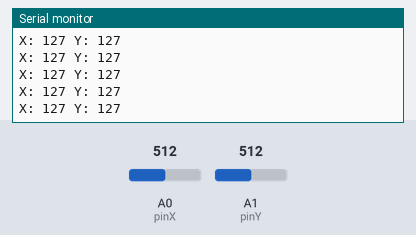
The sketch below on a simulated Arduino Uno, built with avr-gcc and run on an emulated ATmega328P. Parts: the last lines printed to the serial monitor. The test bench sets the inputs (shaded band); at power-on: A0 (pinX) = 512, A1 (pinY) = 512.

Above: at 1.2 s.
1.3 s: A0 (pinX) set to 716
At 1.58 s:
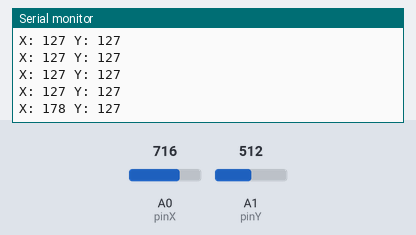
2.8 s: A1 (pinY) set to 716
At 2.8 s:
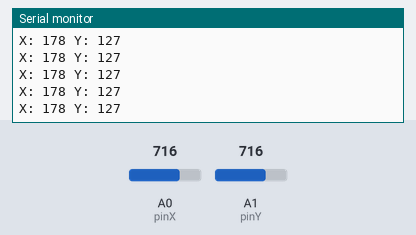
4.3 s: A0 (pinX) set to 900
At 4.42 s:
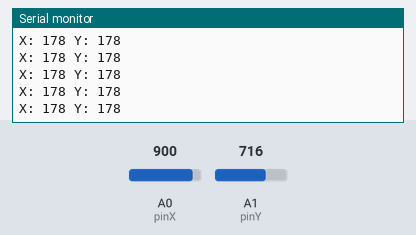
5.8 s: A1 (pinY) set to 900
At 5.84 s:
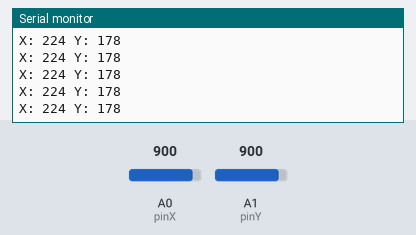
Timing chart, 0 to 8.3 s (numbered marks = the images above; inputs shaded):
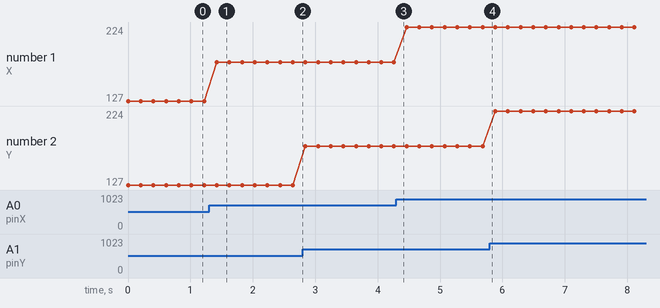

The sketch:

hc05_masterPWM_auto.ino
```cpp
#include <SoftwareSerial.h>
// Pines del joystick
const int pinX = A0;
const int pinY = A1;

SoftwareSerial btSerial(2, 3); // RX, TX para el módulo Bluetooth Master

void setup() {
  Serial.begin(9600); // Configura el puerto serie para el Monitor Serial
  btSerial.begin(9600); // Configura el puerto serie del Bluetooth
}

void loop() {
  // Leemos la posición del joystick
  int valorX = analogRead(pinX);
  int valorY = analogRead(pinY);

  // Convertimos los valores del joystick a un rango de 0-255 usando la función map
  int valorPWMX = map(valorX, 0, 1023, 0, 255);
  int valorPWMY = map(valorY, 0, 1023, 0, 255);

  // Enviamos los valores X, Y por Bluetooth
  btSerial.write(valorPWMX); // Enviar valor X
  btSerial.write(valorPWMY); // Enviar valor Y

  // Debug en el Monitor Serial
  Serial.print("X: ");
  Serial.print(valorPWMX);
  Serial.print(" Y: ");
  Serial.println(valorPWMY);

  delay(200); // Reduzco el delay para mayor rapidez en la transmisión
}
```

Measured:
- after the input at 1.3 s, the serial monitor: prints a new line after 0.12 s (image 1)
- plotted number 1: 127 → 178 after the input at 1.3 s, 178 → 224 after the input at 4.3 s
